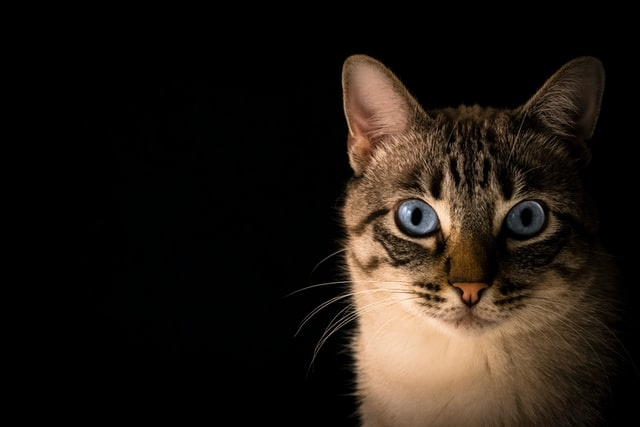
//> input picture Photos/cat.jpg, 640 x 427 px
$ ./lab314 Photos/cat.jpg   (built with g++ and OpenCV 4)
//> lines starting //> are read from the running program, lines starting //| are printed output that depends on the picture; after the words box and inside, x2 and y2 are one past the last pixel; in counts of white or black regions, pixels touching at a corner belong together

#include <opencv2/core/utility.hpp>
#include "opencv2/imgproc.hpp"
#include "opencv2/imgcodecs.hpp"
#include "opencv2/highgui.hpp"
#include <iostream>

using namespace cv;
using namespace std;

Mat img;
int threshval = 100;

static void on_trackbar(int, void*)
{
    Mat bw = threshval < 128 ? (img < threshval) : (img > threshval);
    Mat labelImage(img.size(), CV_32S);
    int nLabels = connectedComponents(bw, labelImage, 8);
    std::vector<Vec3b> colors(nLabels);
    colors[0] = Vec3b(0, 0, 0);//background

    for(int label = 1; label < nLabels; ++label){
        colors[label] = Vec3b( (rand()&255), (rand()&255), (rand()&255) );
    }

    Mat dst(img.size(), CV_8UC3);

    for(int r = 0; r < dst.rows; ++r){
        for(int c = 0; c < dst.cols; ++c){
            int label = labelImage.at<int>(r, c);
            Vec3b &pixel = dst.at<Vec3b>(r, c);
            pixel = colors[label];
         }
     }
    imshow( "Connected Components", dst );
}

int main( int argc, const char** argv )
{
    CommandLineParser parser(argc, argv, "{@image|stuff.jpg|image for converting to a grayscale}");
    parser.about("\nThis program demonstrates connected components and use of the trackbar\n");
    parser.printMessage();
    cout << "\nThe image is converted to grayscale and displayed, another image has a trackbar\n"
            "that controls thresholding and thereby the extracted contours which are drawn in color\n";

    String inputImage = parser.get<string>(0);
    img = imread(samples::findFile(inputImage), IMREAD_GRAYSCALE);
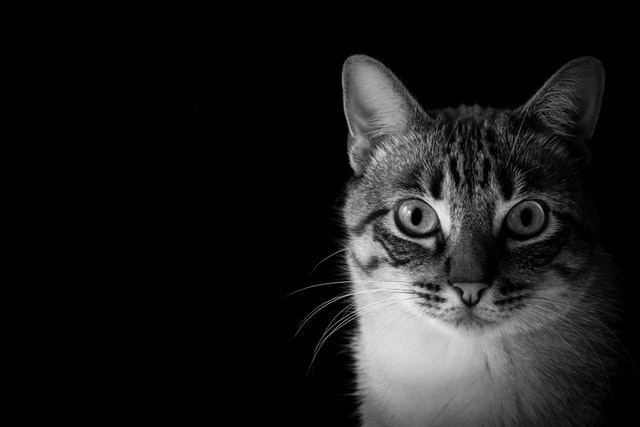
//> img: 427 rows x 640 cols, CV_8UC1; min 0, max 239, mean 26.8

    if(img.empty())
    {
        cout << "Could not read input image file: " << inputImage << endl;
        return EXIT_FAILURE;
    }

    imshow( "Image", img );

    namedWindow( "Connected Components", WINDOW_AUTOSIZE);
    createTrackbar( "Threshold", "Connected Components", &threshval, 255, on_trackbar );
    on_trackbar(threshval, 0);
//> in on_trackbar, `Mat bw = threshval < 128 ? (img < threshval) : (img > threshval);`:
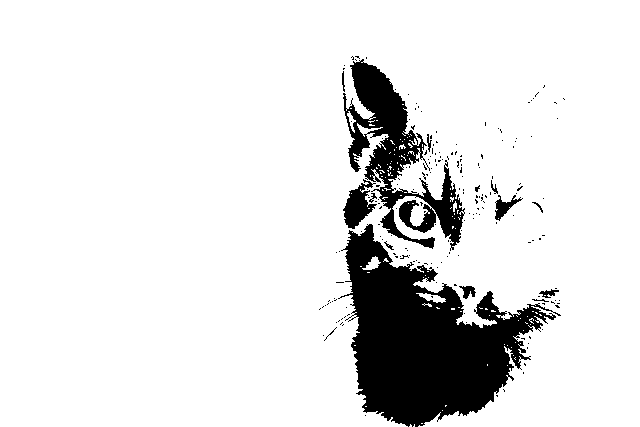
//> bw: 427 rows x 640 cols, CV_8UC1; 88.5% white; 196 black regions (182 under 20 px), largest, box (x1, y1, x2, y2) and area: (338, 224, 561, 427) 21484, (343, 59, 465, 251) 7810, (343, 179, 377, 229) 832
//> in on_trackbar, `int nLabels = connectedComponents(bw, labelImage, 8);`:
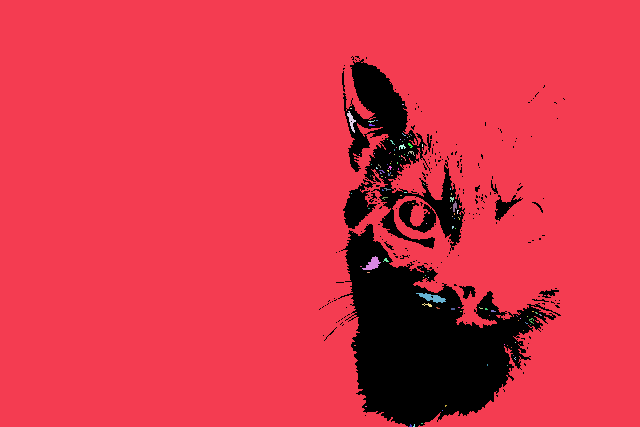
//> labelImage: 427 rows x 640 cols, CV_32SC1; 122 distinct labels, from 0 to 121; one colour per label, 0 black
//> in on_trackbar, `int nLabels = connectedComponents(bw, labelImage, 8);`: nLabels = 122
//> the loop in on_trackbar, `for(int label = 1; label < nLabels; ++label)` made 121 passes
//> in on_trackbar, `imshow( "Connected Components", dst );`:
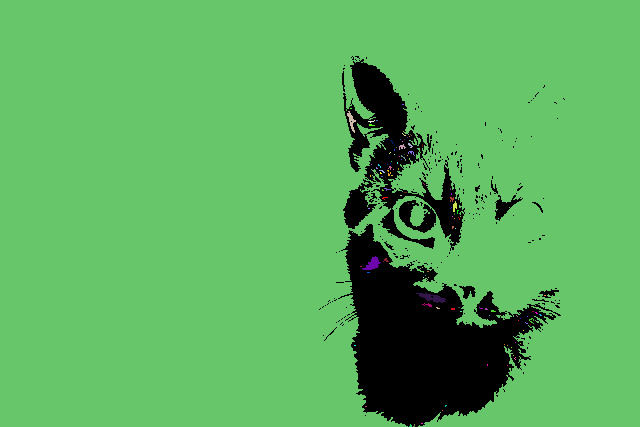
//> window 'Connected Components': 427 rows x 640 cols, CV_8UC3; mean B, G, R 93, 175, 91.3

    waitKey(0);
    return EXIT_SUCCESS;
}
